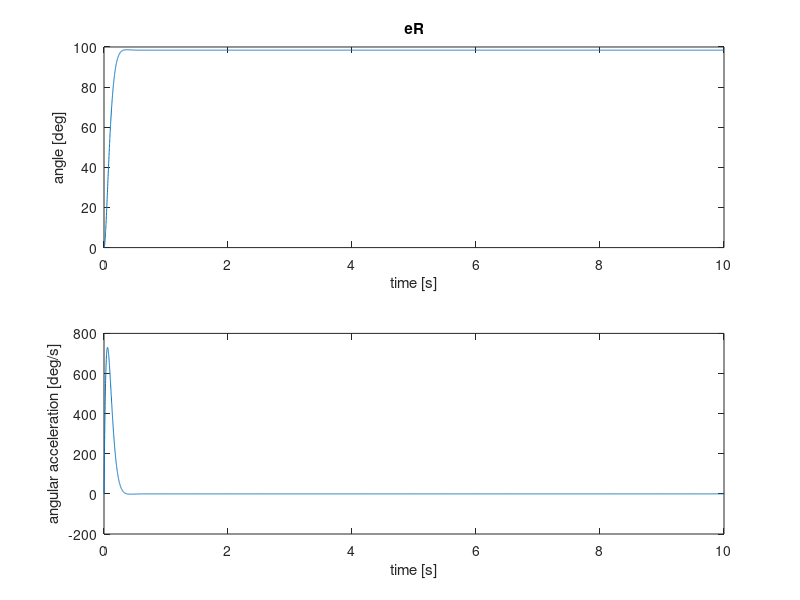

Source code (MATLAB):
x1 = deg2rad(0);  %angle
x2 = 0;           %angular velocity
u = 0;            %torque, control input
g = 9.8;          %gravitational acceleration
l = 1;            %length of the rod [m]
k = 1;            %air drag coefficient
m = 0.5;          %mass [kg]

r = 2.4;          %gamma, parameter of Calyley transform
                  %SDA's author suggested the value between 2.1~2.6

%parameter for full state feedback control
K_full_state_fb = [100 1]; %k1: angle control gain,
                           %k2: angular velocity control gain

%parameters for H2 control
%Q: state penalty
Q = [3000 0
     0 10];
%R: control penalty
R = [0.1];

%controller setpoint
x1_d = deg2rad(100); %desired angle
x2_d = deg2rad(0); %desired angular velocity
x_d = [x1_d; x2_d];


%simulation time: sda_iteration_times * dt = ~10s
sda_iteration_times = 10000;
dt = 0.001;

%array for plotting
time_arr = zeros(1, sda_iteration_times);
x1_arr = zeros(1, sda_iteration_times);
x2_arr = zeros(1, sda_iteration_times);

tic();
for i = 1: sda_iteration_times
    %update system dynamics
    x1_dot = x2;
    x2_dot = (-g/l)*sin(x1) - (k/m)*x2 + (1/(m*l*l))*u;
    x1 = x1 + x1_dot * dt;
    x2 = x2 + x2_dot * dt;
    x = [x1; x2];

    %linear quadratic regulator
    a11 = 0;
    a12 = 1;
    a21 = (-g/l)*cos(x1);
    a22 = -k/m;
    A = [a11 a12;
         a21 a22];
    
    b1 = 0;
    b2 = 1/(m*l*l);
    B = [b1;
         b2];
    
    %solve CARE
    C = eye(2); %measurement matrix is identical, every states are measurable
    H = transpose(C) * Q * C;

    G = B*inv(R)*transpose(B);
    H = transpose(C)*Q*C;
    A_trans = transpose(A);
    A_r = A - (r*I);
    
    %solve CARE with SDA
    sda_iteration_times = 0;
    I = eye(2);
    A_hat_last = I + 2*r*inv(A_r + G*inv(transpose(A_r))*H);
    G_hat_last = 2*r*inv(A_r)*G*inv(transpose(A_r) + H*inv(A_r)*G);
    H_hat_last = 2*r*inv(transpose(A_r) + H*inv(A_r)*G)*H*inv(A_r);

    while 1
        sda_iteration_times = sda_iteration_times + 1;
    
        %reduce redundent calculation by pre-calculating repeated terms
        inv_I_plus_H_G = inv(I + (H_hat_last * G_hat_last));
        transpose_A_hat_last = transpose(A_hat_last);
    
        %update
        A_hat_new = A_hat_last * inv(I + G_hat_last * H_hat_last) * A_hat_last;
        G_hat_new = G_hat_last + (A_hat_last * G_hat_last * inv_I_plus_H_G * transpose_A_hat_last);
        H_Hat_new = H_hat_last + (transpose_A_hat_last * inv_I_plus_H_G * H_hat_last * A_hat_last);
    
        %matrix norms
        norm_H_last = norm(H_hat_last);
        norm_H_now = norm(H_Hat_new);
    
        %prepare next iteration
        A_hat_last = A_hat_new;
        G_hat_last = G_hat_new;
        H_hat_last = H_Hat_new;
    
        %stop iteration if converged
        if abs(norm_H_now - norm_H_last) < 0.01
            break;
        end
    
        %disp(abs(norm_H_now - norm_H_last));
    end
    X = H_Hat_new;
    
    %calculate optimal feedback control gain and control input
    K_lqr = inv(R) * transpose(B) * X;
    u = -K_lqr*(x-x_d);
    
    %full state feedback control
    %u = -K_full_state_fb*(x-x_d);
    
    %record datas for plotting
    x1_arr(i) = rad2deg(x1);
    x2_arr(i) = rad2deg(x2);
    time_arr(i) = i * dt;
end
toc();

figure(1);
subplot (2, 1, 1);
plot(time_arr, x1_arr);
title('eR');
xlabel('time [s]');
ylabel('angle [deg]');
subplot (2, 1, 2);
plot(time_arr, x2_arr);
xlabel('time [s]');
ylabel('angular acceleration [deg/s]');